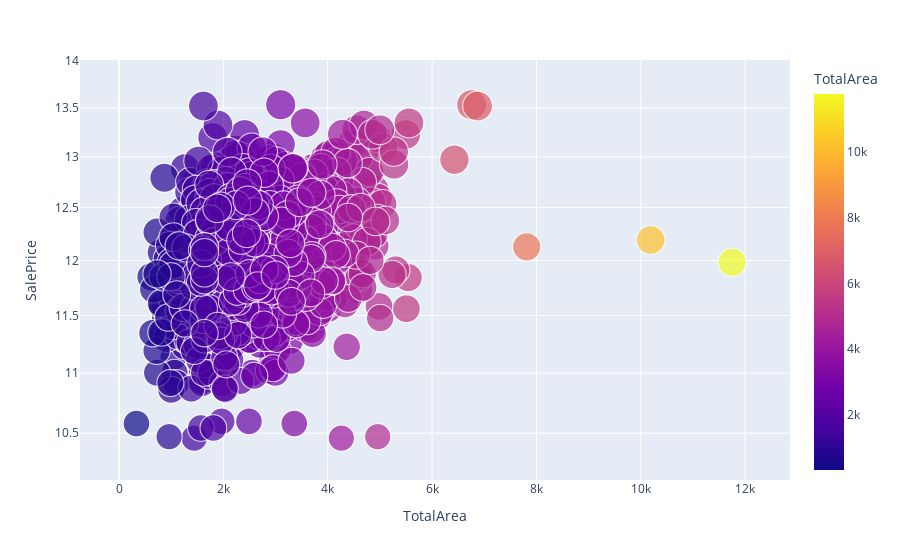

Notebook source saved alongside this figure:
### Code cell
import plotly.express as px
fig = px.scatter(train_data, x="TotalArea", y="SalePrice" ,size='SalePrice', color="TotalArea", hover_name="TotalArea"  ,log_y=True, size_max=30)
fig.show()

### Figure 1 — Plotly figure (JSON) as saved in the notebook; plotly's stock layout.template omitted (floating-point values rounded to 4 significant figures; data arrays with more than 128 entries replaced by an {"elided": "..."} marker saying what was removed)
{"data": [{"hovertemplate": "<b>%{hovertext}</b><br><br>TotalArea=%{marker.color}<br>SalePrice=%{marker.size}<extra></extra>", "hovertext": {"elided": "2919 int values"}, "legendgroup": "", "marker": {"color": {"elided": "2919 int values"}, "coloraxis": "coloraxis", "size": {"elided": "2919 float values"}, "sizemode": "area", "sizeref": 0.01504, "symbol": "circle"}, "mode": "markers", "name": "", "showlegend": false, "type": "scattergl", "x": {"elided": "2919 int values"}, "xaxis": "x", "y": {"elided": "2919 float values"}, "yaxis": "y"}], "layout": {"coloraxis": {"colorbar": {"title": {"text": "TotalArea"}}, "colorscale": [[0, "#0d0887"], [0.1111, "#46039f"], [0.2222, "#7201a8"], [0.3333, "#9c179e"], [0.4444, "#bd3786"], [0.5556, "#d8576b"], [0.6667, "#ed7953"], [0.7778, "#fb9f3a"], [0.8889, "#fdca26"], [1, "#f0f921"]]}, "legend": {"itemsizing": "constant", "tracegroupgap": 0}, "margin": {"t": 60}, "xaxis": {"anchor": "y", "domain": [0, 1], "title": {"text": "TotalArea"}}, "yaxis": {"anchor": "x", "domain": [0, 1], "title": {"text": "SalePrice"}, "type": "log"}}}
